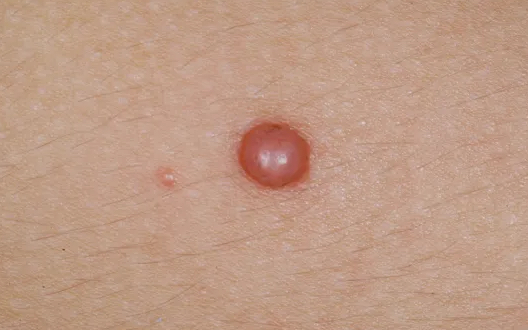
#> input picture 2-Clasificador_Lunares/datasetLunares/SpitzNevus/train/spitzNevus1.jpg, 528 x 330 px, found by its file name; its folder holds 4 pictures in this run; the run also reads 1 picture not shown here
$ jupyter execute --allow-errors 'Roboflow_&_Research.ipynb'   (shell and % lines are left out)
#> lines starting #> are read from the running program, lines starting #| are printed output that depends on the picture
[cell 1]
#Conectando google drive
from google.colab import drive
drive.mount('/content/gdrive')

___Obs___: Están todas las funciones desordenadas, el notebook debería ir así:

1. _Descarga Roboflow_
2. _Formación Máscaras Data Segmentación_
3. _Funciones Data Mask_
4. _Guardando Imágenes_
5. _Formar Dataset para Modelo_
6. _Funciones Opacidad_
7. _Resultados Opacidad_
8. _Funciones Bounding Box_
9. _Resultados Bounding Box_

[cell 2]
import json
import numpy as np
import matplotlib.pyplot as plt
import cv2
import os
import random as rd

### Descarga Roboflow

[cell 3]
#Descargamos nuestra data etiquetada en Roboflow a nuestra carpeta del repositorio de YOLOv7
%cd /content/gdrive/MyDrive/Vision_Matcom/Deteccion_Penacho/segmentation_model

#Usamos el etiquetado de roboflow para descargar las imagenes a traves de su api
#Se quita (llave, espacio de trabajo y proyecto)
from roboflow import Roboflow
#> (the rest of this cell did not finish here and is left out)

### Ordenando Dataset

[cell 4]
%cd /content/gdrive/MyDrive/Vision_Matcom/Deteccion_Penacho/segmentation_model/segmentation_pellets-1

[cell 5]
def traspass_images(folder_original, folder_final):
  #Guardamos nombre imagenes
#> called with folder_original = 'train/', folder_final = 'Primera_Images/'
  list_names_images = [name_image for name_image in os.listdir(folder_original) if '.jpg' in name_image]
  #Abrimos imagenes
  list_images = [cv2.imread(folder_original + image) for image in list_names_images]
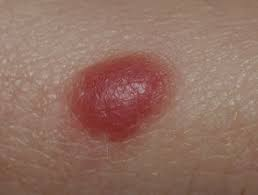
#> input picture 2-Clasificador_Lunares/datasetLunares/SpitzNevus/train/spitzNevus10.jpg, 258 x 195 px, found by its file name
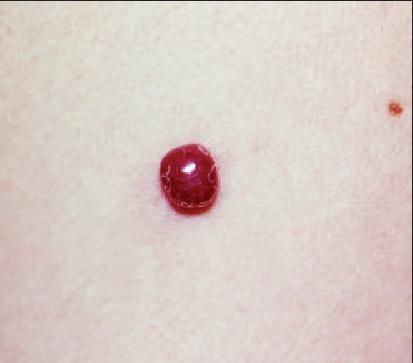
#> input picture 2-Clasificador_Lunares/datasetLunares/SpitzNevus/train/spitzNevus2.jpg, 413 x 363 px, found by its file name
#> list_images = 4 items
  #Guardamos imagenes en la nueva carpeta
  for image, name_image in zip(list_images, list_names_images):
    cv2.imwrite(f'{folder_final}/{name_image}', image)
#> this loop made 4 passes
#> name_image on passes 1 to 4: 'spitzNevus1.jpg', 'spitzNevus10.jpg', 'spitzNevus2.jpg', 'spitzNevus3.jpg'
  print(f'Imagenes copiadas en {folder_final}')
